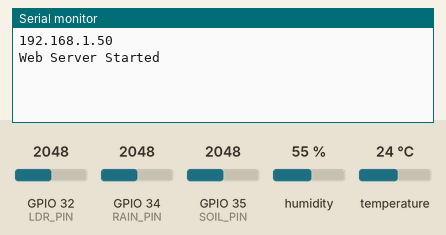
A sketch run on a simulated ESP32. Shown: the last lines printed to the serial monitor. The test bench sets the inputs (shaded band); at power-on: humidity 55 %, GPIO 32 (LDR_PIN) = 2048, GPIO 34 (RAIN_PIN) = 2048, GPIO 35 (SOIL_PIN) = 2048, temperature 24 °C. WiFi joins after 1.5 s; servers stay silent unless stated.

Above: at 3.0 s.
3.1 s: humidity set to 22 %
At 4.9 s:
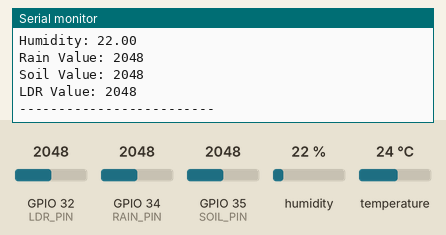
5.3 s: GPIO 32 (LDR_PIN) set to 2866
At 6.2 s:
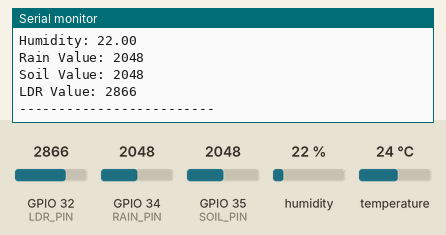
6.8 s: GPIO 34 (RAIN_PIN) set to 2866
8.3 s: GPIO 35 (SOIL_PIN) set to 2866
9.8 s: temperature set to 12 °C
At 10.4 s:
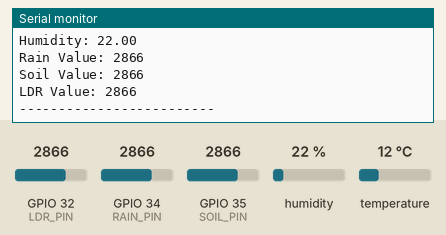
11.3 s: GPIO 32 (LDR_PIN) set to 3972
At 12.1 s:
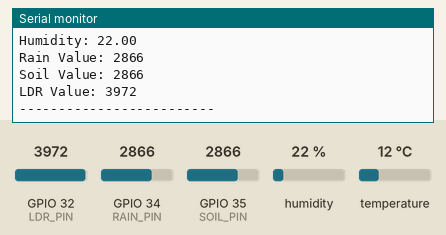
Timing chart, 0 to 13.8 s (numbered marks = the images above; inputs shaded):
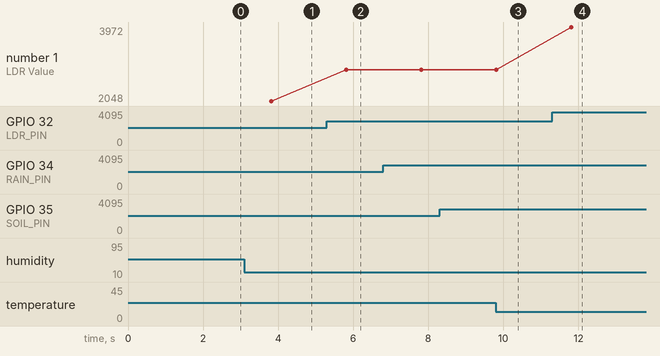

The sketch:

ESP32Code.ino
```cpp
#define BLYNK_TEMPLATE_ID "TMPL3bkaAmKr4"
#define BLYNK_TEMPLATE_NAME "weather Detection"
#define BLYNK_AUTH_TOKEN "-MzVs7pL7D1CL_HnBRs9oj-5mM2HGmh4"

#include <BlynkSimpleEsp32.h>
#include <DHT.h>
#include <WebServer.h>
#include <WiFi.h>

// WiFi Credentials
char ssid[] = "ESP32";
char pass[] = "12345678";

// DHT Setup
#define DHTPIN 4
#define DHTTYPE DHT22

// Sensor Pins
#define SOIL_PIN 35
#define RAIN_PIN 34
#define LDR_PIN 32

DHT dht(DHTPIN, DHTTYPE);

BlynkTimer timer;

// Web Server
WebServer server(80);

// Global Variables
float temperature;
float humidity;
int soilValue;
int rainValue;
int ldrValue;

// Handle Dashboard API
void handleData() {

  String json = "{";
  json += "\"temperature\":" +
          (isnan(temperature) ? String("null") : String(temperature)) + ",";
  json +=
      "\"humidity\":" + (isnan(humidity) ? String("null") : String(humidity)) +
      ",";
  json += "\"soil\":" + String(soilValue) + ",";
  json += "\"rain\":" + String(rainValue) + ",";
  json += "\"light\":" + String(ldrValue);

  json += "}";

  server.sendHeader("Access-Control-Allow-Origin", "*");
  server.send(200, "application/json", json);
}

// Read Sensors + Send Blynk
void sendSensorData() {

  // Read Sensors
  temperature = dht.readTemperature();
  humidity = dht.readHumidity();

  soilValue = analogRead(SOIL_PIN);
  rainValue = analogRead(RAIN_PIN);
  ldrValue = analogRead(LDR_PIN);

  // Serial Monitor
  Serial.println("------ Sensor Data ------");

  Serial.print("Temperature: ");
  Serial.println(temperature);

  Serial.print("Humidity: ");
  Serial.println(humidity);

  Serial.print("Rain Value: ");
  Serial.println(rainValue);

  Serial.print("Soil Value: ");
  Serial.println(soilValue);

  Serial.print("LDR Value: ");
  Serial.println(ldrValue);

  Serial.println("-------------------------");

  // Send to Blynk
  Blynk.virtualWrite(V0, temperature);
  Blynk.virtualWrite(V1, humidity);
  Blynk.virtualWrite(V2, rainValue);
  Blynk.virtualWrite(V3, soilValue);
  Blynk.virtualWrite(V4, ldrValue);
}

void setup() {

  Serial.begin(115200);

  dht.begin();

  pinMode(RAIN_PIN, INPUT);
  pinMode(SOIL_PIN, INPUT);
  pinMode(LDR_PIN, INPUT);

  // Connect WiFi + Blynk
  Blynk.begin(BLYNK_AUTH_TOKEN, ssid, pass);

  // Print ESP32 IP
  Serial.println(WiFi.localIP());

  // Dashboard API
  server.on("/data", handleData);

  // Start Server
  server.begin();

  Serial.println("Web Server Started");

  // Timer
  timer.setInterval(2000L, sendSensorData);
}

void loop() {

  Blynk.run();

  timer.run();

  server.handleClient();
}
```

Measured:
- after the input at 3.1 s, the serial monitor: prints a new line after 0.71 s (image 1)
- after the input at 5.3 s, the serial monitor: prints a new line after 0.51 s (image 2)
- after the input at 11.3 s, the serial monitor: prints a new line after 0.51 s (image 4)
- plotted number 1: 2048 → 2866 after the input at 5.3 s, 2866 → 3972 after the input at 11.3 s
